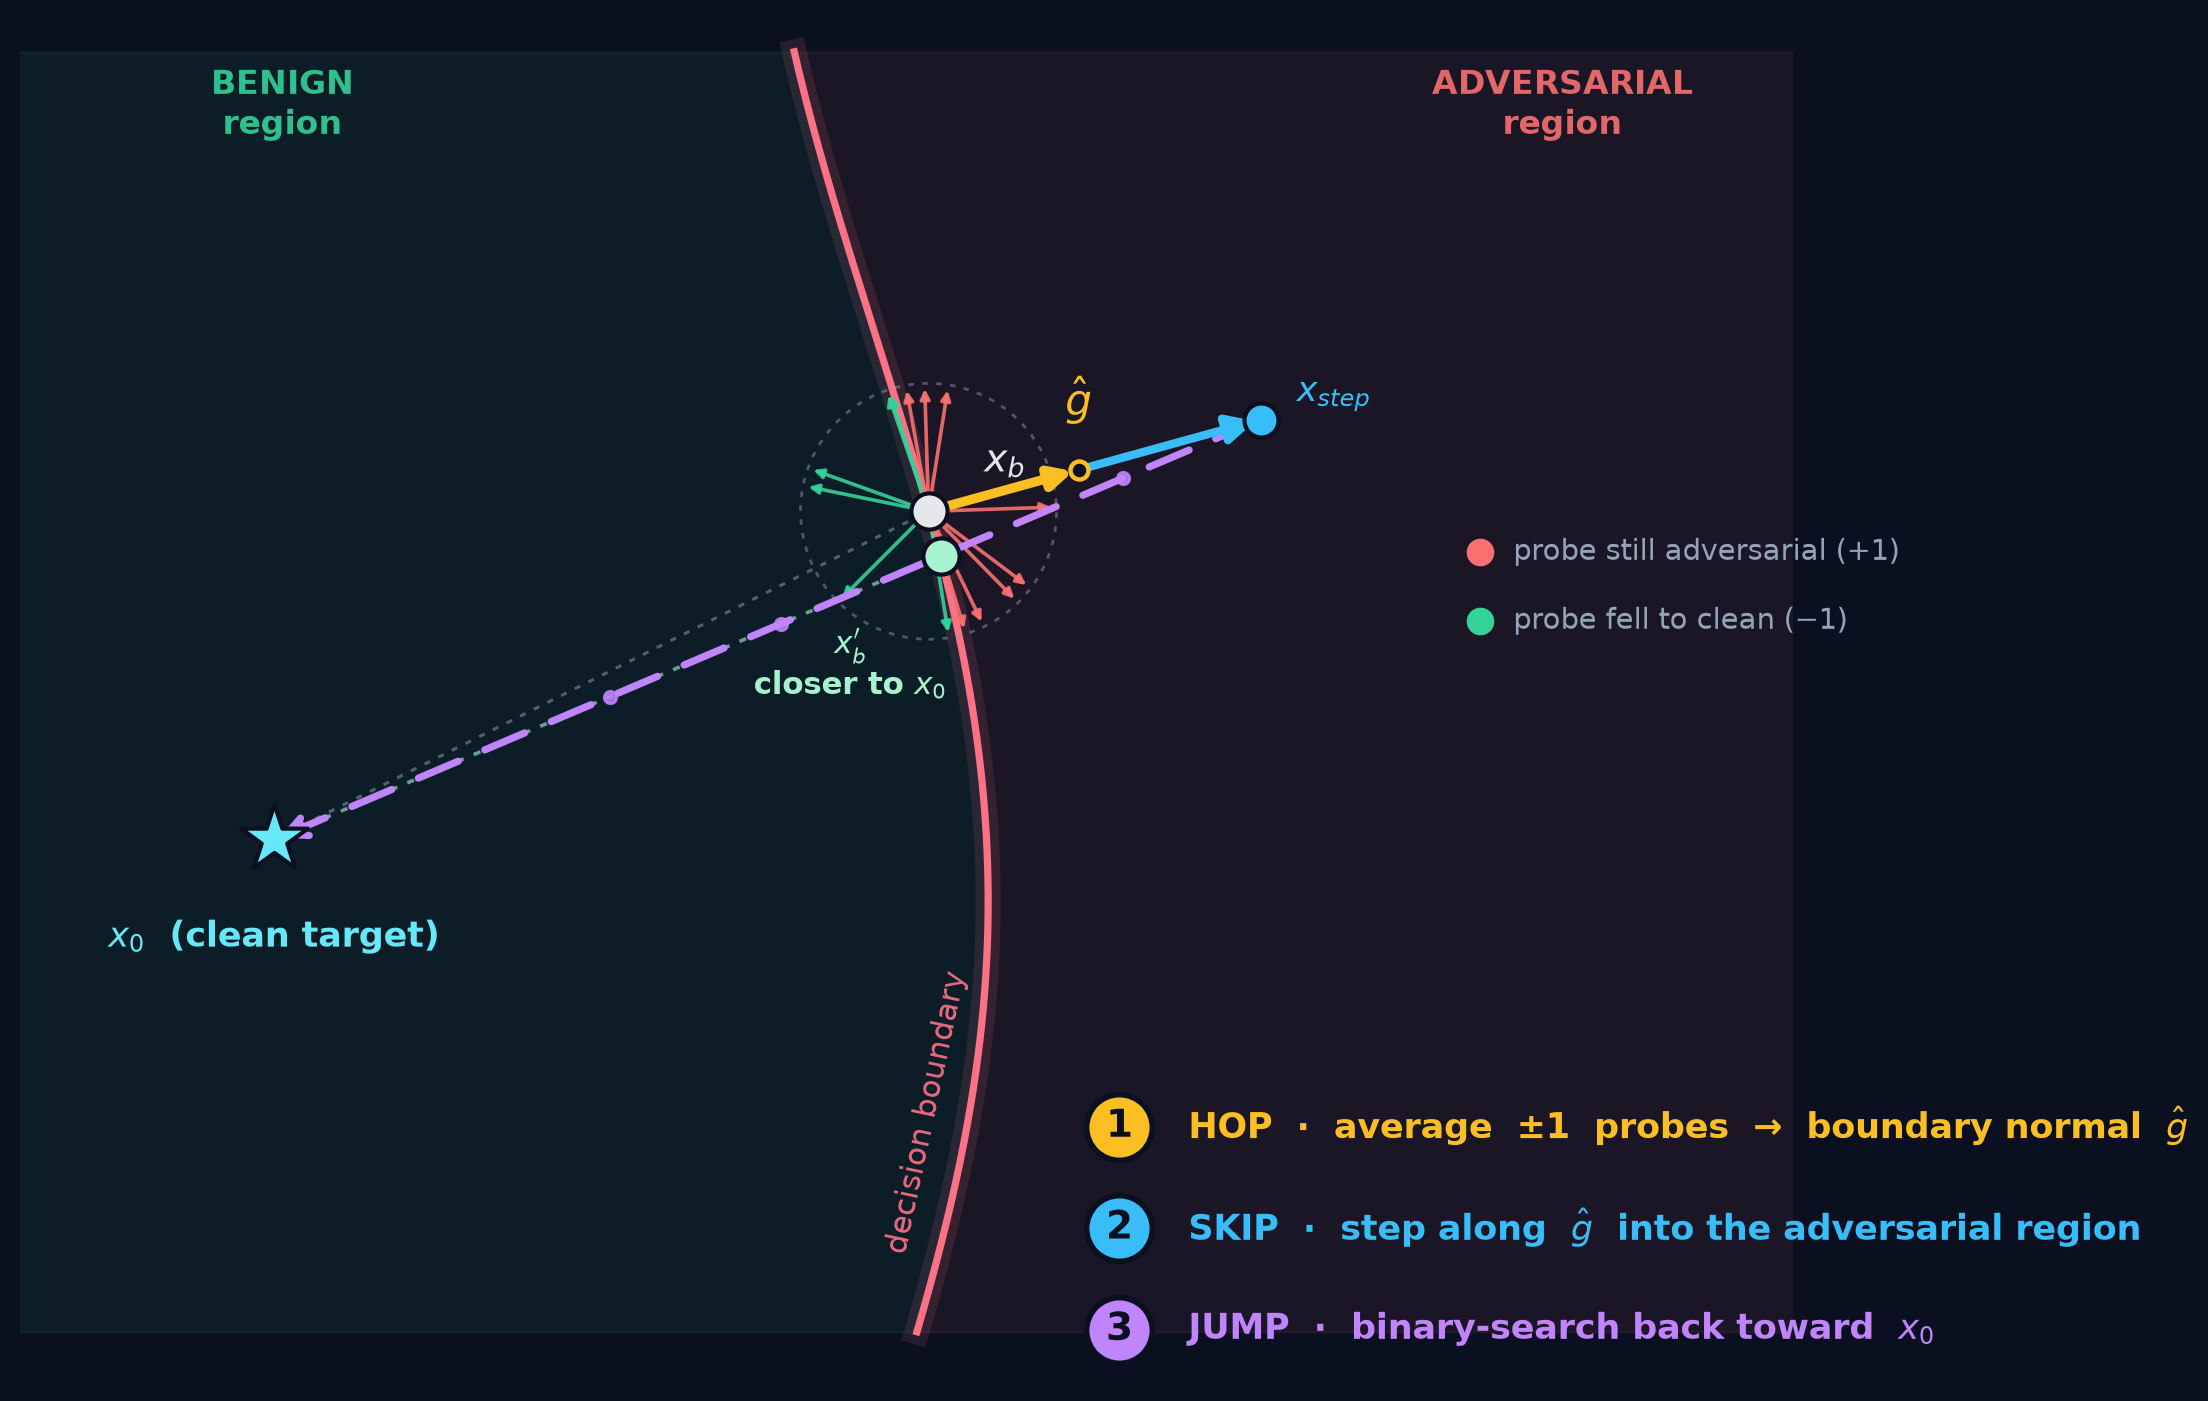

Python code for this plot:
"""Slide 12 - HopSkipJump: The Three-Step Dance.
Hop (estimate normal from +/-1 probes) -> Skip (step along normal) -> Jump (binary-search back to x0)."""
import numpy as np
from matplotlib.patches import Circle
from style import (canvas, finish, save, arrow, dot, star, label, badges, legend_dots,
                   boundary_scene, INK, MUTE, BENIGN, ADV, AMBER, CYAN, VIOLET, STAR, MINT, BG)

fig, ax = canvas()
fb = boundary_scene(ax, name_xy=(5.05, 0.7))

x0 = np.array([1.35, 3.2])
yb = 5.2; x_b = np.array([fb(yb), yb])
fp = 0.7 * 0.45 * np.cos(0.45 * yb + 0.3)
n = np.array([1.0, -fp]); n /= np.linalg.norm(n)
x_step = x_b + 2.1 * n
t = np.linspace(0, 1, 800)
P = x_step[None, :] + t[:, None] * (x0 - x_step)[None, :]
x_bnew = P[np.argmin(np.abs(P[:, 0] - fb(P[:, 1])))]

# distance guides: old vs new
ax.plot([x0[0], x_b[0]], [x0[1], x_b[1]], color=MUTE, lw=1.1, ls=(0, (2, 3)), alpha=.5, zorder=2)
ax.plot([x0[0], x_bnew[0]], [x0[1], x_bnew[1]], color=MINT, lw=1.3, ls=(0, (2, 3)), alpha=.6, zorder=2)

# 1. HOP: probes around x_b
ax.add_patch(Circle(x_b, 0.78, fill=False, ec=MUTE, lw=1.0, ls=(0, (2, 3)), alpha=.45, zorder=3))
rng = np.random.default_rng(7)
for _ in range(14):
    a = rng.uniform(0, 2 * np.pi); p = x_b + 0.78 * np.array([np.cos(a), np.sin(a)])
    arrow(ax, x_b, p, ADV if p[0] > fb(p[1]) else BENIGN, lw=1.3, scale=7, z=4, alpha=.9)
# Hop->Skip two-tone arrow
x_mid = x_b + 0.95 * n
arrow(ax, x_b, x_mid, AMBER, lw=3.4, scale=16, z=5)
arrow(ax, x_mid, x_step, CYAN, lw=3.0, scale=20, z=5)
ax.scatter(*x_mid, s=42, c=BG, edgecolors=AMBER, linewidths=1.6, zorder=6)
label(ax, x_mid, r"$\hat g$", AMBER, fs=15, dy=0.42)

# 3. JUMP: binary search back to x0
arrow(ax, x_step, x0, VIOLET, lw=2.6, scale=18, ls=(0, (6, 4)), z=4)
for tb in np.linspace(0.14, 0.66, 4):
    ax.scatter(*(x_step + tb * (x0 - x_step)), s=20, c=VIOLET, zorder=4, alpha=.85)

star(ax, x0); label(ax, x0, r"$x_0$  (clean target)", STAR, dy=-0.6)
dot(ax, x_step, CYAN, s=150); label(ax, x_step, r"$x_{step}$", CYAN, dx=0.22, dy=0.16, ha="left")
dot(ax, x_b, INK); label(ax, x_b, r"$x_b$", INK, fs=14, dx=0.34, dy=0.30, ha="left")
dot(ax, x_bnew, MINT); label(ax, x_bnew, r"$x_b'$" + "\ncloser to $x_0$", MINT, fs=11, dx=-0.55, dy=-0.42, va="top")

badges(ax, [(1, r"HOP  ·  average  ±1  probes  →  boundary normal  $\hat g$", AMBER),
            (2, r"SKIP  ·  step along  $\hat g$  into the adversarial region", CYAN),
            (3, r"JUMP  ·  binary-search back toward  $x_0$", VIOLET)], 6.5, 1.45)
legend_dots(ax, [(ADV, "probe still adversarial (+1)"), (BENIGN, "probe fell to clean (−1)")], 8.7, 4.95)

finish(ax, (-0.2, 10.6), (-0.1, 8.2))
save(fig, "12_hopskipjump")
